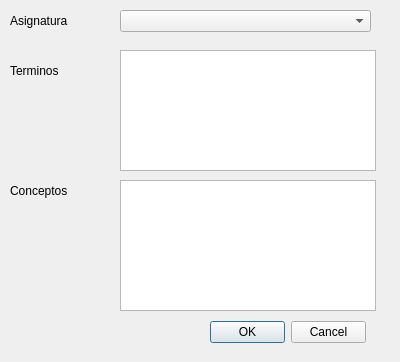
<?xml version="1.0" encoding="UTF-8"?>
<ui version="4.0">
 <class>ListForm</class>
 <widget class="QWidget" name="ListForm">
  <property name="geometry">
   <rect>
    <x>0</x>
    <y>0</y>
    <width>400</width>
    <height>362</height>
   </rect>
  </property>
  <property name="windowTitle">
   <string>Form</string>
  </property>
  <widget class="QLabel" name="label">
   <property name="geometry">
    <rect>
     <x>10</x>
     <y>10</y>
     <width>71</width>
     <height>21</height>
    </rect>
   </property>
   <property name="text">
    <string>Asignatura</string>
   </property>
  </widget>
  <widget class="QComboBox" name="cmbAsignaturas">
   <property name="geometry">
    <rect>
     <x>120</x>
     <y>10</y>
     <width>251</width>
     <height>22</height>
    </rect>
   </property>
  </widget>
  <widget class="QLabel" name="label_2">
   <property name="geometry">
    <rect>
     <x>10</x>
     <y>60</y>
     <width>71</width>
     <height>21</height>
    </rect>
   </property>
   <property name="text">
    <string>Terminos</string>
   </property>
  </widget>
  <widget class="QTableWidget" name="tblTermino">
   <property name="geometry">
    <rect>
     <x>120</x>
     <y>50</y>
     <width>256</width>
     <height>121</height>
    </rect>
   </property>
  </widget>
  <widget class="QLabel" name="label_3">
   <property name="geometry">
    <rect>
     <x>10</x>
     <y>180</y>
     <width>61</width>
     <height>21</height>
    </rect>
   </property>
   <property name="text">
    <string>Conceptos</string>
   </property>
  </widget>
  <widget class="QTableWidget" name="tblConcepto">
   <property name="geometry">
    <rect>
     <x>120</x>
     <y>180</y>
     <width>256</width>
     <height>131</height>
    </rect>
   </property>
  </widget>
  <widget class="QDialogButtonBox" name="btnGuardar">
   <property name="geometry">
    <rect>
     <x>210</x>
     <y>320</y>
     <width>156</width>
     <height>24</height>
    </rect>
   </property>
   <property name="standardButtons">
    <set>QDialogButtonBox::Cancel|QDialogButtonBox::Ok</set>
   </property>
  </widget>
 </widget>
 <resources/>
 <connections/>
</ui>
